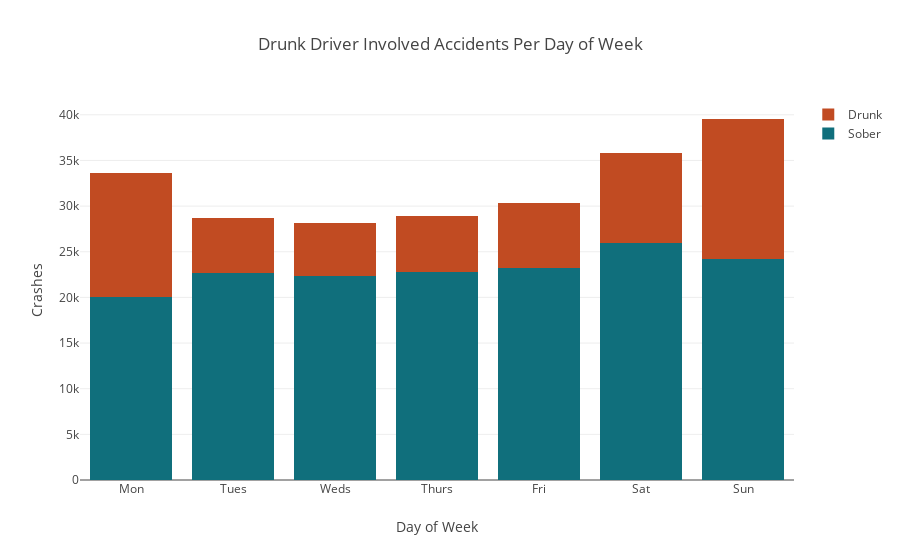

The cell this chart's notebook holds for it:
### Markdown cell above
The second factor to consider is day of the week. As one might suspect, more drunk driving accidents, and accidents overall, take happen on the weekends. This is visualized below:

### Code cell
drunk_data = [dict(Counter([  int(n) for n in df[df.DRUNK_INV == True  ].DAY_WEEK if n >= 0  ])).get(x) for x in range(1,8)]
sober_data = [dict(Counter([  int(n) for n in df[df.DRUNK_INV == False].DAY_WEEK if n >= 0  ] )).get(x) for x in range(1,8)]

days = ['Mon','Tues','Weds','Thurs','Fri','Sat','Sun']

drunk = go.Bar(
    x=days,
    y= drunk_data,
    name='Drunk',
    textposition = 'auto',
    marker=dict(color='#c14b22')
)

sober = go.Bar(
    x=days,
    y= sober_data,
    name='Sober',
    marker=dict(color='#106f7c')
)

data = [sober, drunk]
layout = go.Layout(
    barmode='stack',
    title='Drunk Driver Involved Accidents Per Day of Week',
    yaxis=dict(title='Crashes'),
    xaxis=dict(title='Day of Week')
)

fig = go.Figure(data=data, layout=layout)
iplot(fig, filename='stacked-bar')

### Figure 1 — Plotly figure (JSON) as saved in the notebook; plotly's stock layout.template omitted (floating-point values rounded to 4 significant figures)
{"data": [{"marker": {"color": "#106f7c"}, "name": "Sober", "type": "bar", "x": ["Mon", "Tues", "Weds", "Thurs", "Fri", "Sat", "Sun"], "y": [19996, 22670, 22365, 22751, 23227, 25969, 24220]}, {"marker": {"color": "#c14b22"}, "name": "Drunk", "textposition": "auto", "type": "bar", "x": ["Mon", "Tues", "Weds", "Thurs", "Fri", "Sat", "Sun"], "y": [13640, 6035, 5745, 6170, 7067, 9816, 15321]}], "layout": {"barmode": "stack", "title": "Drunk Driver Involved Accidents Per Day of Week", "xaxis": {"title": "Day of Week"}, "yaxis": {"title": "Crashes"}}}
